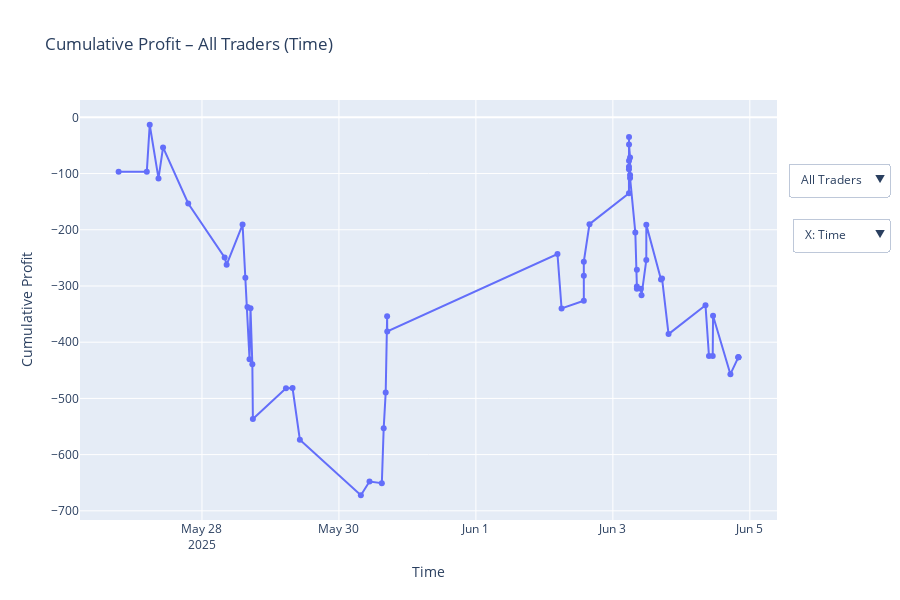

Notebook source saved alongside this figure:
### Markdown cell above
## Cumulative P&L plot

### Code cell
def cumulative_pnl_plot(gdf: pd.DataFrame) -> go.Figure:
    """Interactive line plot: cumulative P&L vs time OR vs trade #."""
    traders   = sorted(gdf['trader'].dropna().unique().tolist())
    categories= ['All Traders'] + traders

    traces, idx = [], {}      # map (trader, mode) → trace index

    for trader in categories:
        data = gdf if trader == 'All Traders' else gdf[gdf['trader'] == trader]
        if data.empty: 
            continue
        data = data.copy()
        data['cum_profit']   = data['sum_profit'].cumsum()
        data['trade_number'] = range(1, len(data)+1)

        # --- time-based trace
        idx[(trader, 'time')] = len(traces)
        traces.append(go.Scatter(
            x=data.index, y=data['cum_profit'],
            name=f"{trader} (Time)",
            mode='lines+markers',
            visible=(trader == 'All Traders')
        ))
        # --- count-based trace
        idx[(trader, 'count')] = len(traces)
        traces.append(go.Scatter(
            x=data['trade_number'], y=data['cum_profit'],
            name=f"{trader} (Count)",
            mode='lines+markers',
            visible=False
        ))

    # --- dropdown A: trader filter
    trader_buttons = []
    for trader in categories:
        vis = [False]*len(traces)
        if (trader, 'time') in idx:
            vis[idx[(trader, 'time')]] = True
        trader_buttons.append(dict(
            label=trader, method="update",
            args=[{"visible": vis},
                  {"title": f"Cumulative Profit – {trader} (Time)", 
                   "xaxis": {"title": "Time"}}]
        ))

    # --- dropdown B: x-axis mode
    mode_buttons = [
        dict(label="X: Time", method="update",
             args=[{"visible": [t.name.endswith('(Time)') for t in traces]},
                   {"xaxis": {"title": "Time"}}]),
        dict(label="X: Trade #", method="update",
             args=[{"visible": [t.name.endswith('(Count)') for t in traces]},
                   {"xaxis": {"title": "Trade Number"}}])
    ]

    fig = go.Figure(traces)
    fig.update_layout(
        title="Cumulative Profit – All Traders (Time)",
        yaxis_title="Cumulative Profit",
        xaxis_title="Time",
        updatemenus=[
            dict(buttons=trader_buttons, direction="down", x=1.16, y=0.85),
            dict(buttons=mode_buttons,   direction="down", x=1.16, y=0.72),
        ],
        height=600,
        legend=dict(orientation="h", yanchor="bottom", y=-0.25)
    )
    return fig

cumulative_pnl_plot(grouped).show()

### Figure 1 — Plotly figure (JSON) as saved in the notebook; plotly's stock layout.template omitted (floating-point values rounded to 4 significant figures)
{"data": [{"mode": "lines+markers", "name": "All Traders (Time)", "type": "scatter", "visible": true, "x": ["2025-05-26T18:46:54+00:00", "2025-05-27T04:40:01+00:00", "2025-05-27T05:41:12+00:00", "2025-05-27T08:45:49+00:00", "2025-05-27T10:21:43+00:00", "2025-05-27T19:10:57+00:00", "2025-05-28T07:56:01+00:00", "2025-05-28T08:38:49+00:00", "2025-05-28T14:13:38+00:00", "2025-05-28T15:12:16+00:00", "2025-05-28T15:56:01+00:00", "2025-05-28T16:40:04+00:00", "2025-05-28T17:00:31+00:00", "2025-05-28T17:39:16+00:00", "2025-05-28T17:50:25+00:00", "2025-05-29T05:26:34+00:00", "2025-05-29T07:44:36+00:00", "2025-05-29T10:18:21+00:00", "2025-05-30T07:41:17+00:00", "2025-05-30T10:42:30+00:00", "2025-05-30T15:02:07+00:00", "2025-05-30T15:40:59+00:00", "2025-05-30T16:23:18+00:00", "2025-05-30T16:53:25+00:00", "2025-05-30T16:55:56+00:00", "2025-06-02T04:35:12+00:00", "2025-06-02T06:01:27+00:00", "2025-06-02T13:49:10+00:00", "2025-06-02T13:49:11+00:00", "2025-06-02T13:49:12+00:00", "2025-06-02T15:48:31+00:00", "2025-06-03T05:38:26+00:00", "2025-06-03T05:38:27+00:00", "2025-06-03T05:38:28+00:00", "2025-06-03T05:39:40+00:00", "2025-06-03T05:39:41+00:00", "2025-06-03T05:39:42+00:00", "2025-06-03T06:01:41+00:00", "2025-06-03T06:01:42+00:00", "2025-06-03T06:01:43+00:00", "2025-06-03T07:52:03+00:00", "2025-06-03T08:24:54+00:00", "2025-06-03T08:24:55+00:00", "2025-06-03T08:24:56+00:00", "2025-06-03T09:48:33+00:00", "2025-06-03T10:02:32+00:00", "2025-06-03T11:43:04+00:00", "2025-06-03T11:43:32+00:00", "2025-06-03T16:52:13+00:00", "2025-06-03T17:13:54+00:00", "2025-06-03T19:30:43+00:00", "2025-06-04T08:27:51+00:00", "2025-06-04T09:41:00+00:00", "2025-06-04T10:59:40+00:00", "2025-06-04T11:06:26+00:00", "2025-06-04T17:11:49+00:00", "2025-06-04T19:59:35+00:00", "2025-06-04T19:59:36+00:00", "2025-06-04T19:59:37+00:00"], "y": [-96.6, -96.6, -13.18, -108.6, -53.55, -153.2, -249.4, -262.0, -190.7, -285.5, -337.6, -430.3, -339.8, -439.4, -536.8, -481.8, -481.7, -573.5, -672.3, -647.8, -650.8, -553.2, -489.5, -353.7, -380.8, -243.2, -340.0, -326.1, -281.6, -256.7, -190.0, -135.1, -88.09, -92.14, -77.2, -34.76, -48.51, -71.43, -102.5, -107.7, -204.7, -271.3, -300.8, -305.0, -305.0, -316.6, -253.9, -191.3, -288.6, -286.5, -385.6, -334.3, -424.6, -424.8, -353.0, -456.9, -426.6, -426.6, -426.6]}, {"mode": "lines+markers", "name": "All Traders (Count)", "type": "scatter", "visible": false, "x": [1, 2, 3, 4, 5, 6, 7, 8, 9, 10, 11, 12, 13, 14, 15, 16, 17, 18, 19, 20, 21, 22, 23, 24, 25, 26, 27, 28, 29, 30, 31, 32, 33, 34, 35, 36, 37, 38, 39, 40, 41, 42, 43, 44, 45, 46, 47, 48, 49, 50, 51, 52, 53, 54, 55, 56, 57, 58, 59], "y": [-96.6, -96.6, -13.18, -108.6, -53.55, -153.2, -249.4, -262.0, -190.7, -285.5, -337.6, -430.3, -339.8, -439.4, -536.8, -481.8, -481.7, -573.5, -672.3, -647.8, -650.8, -553.2, -489.5, -353.7, -380.8, -243.2, -340.0, -326.1, -281.6, -256.7, -190.0, -135.1, -88.09, -92.14, -77.2, -34.76, -48.51, -71.43, -102.5, -107.7, -204.7, -271.3, -300.8, -305.0, -305.0, -316.6, -253.9, -191.3, -288.6, -286.5, -385.6, -334.3, -424.6, -424.8, -353.0, -456.9, -426.6, -426.6, -426.6]}, {"mode": "lines+markers", "name": "Ata (Time)", "type": "scatter", "visible": false, "x": ["2025-06-02T13:49:10+00:00", "2025-06-02T13:49:11+00:00", "2025-06-02T13:49:12+00:00", "2025-06-03T05:38:26+00:00", "2025-06-03T05:38:27+00:00", "2025-06-03T05:38:28+00:00", "2025-06-03T05:39:40+00:00", "2025-06-03T05:39:41+00:00", "2025-06-03T05:39:42+00:00", "2025-06-03T06:01:41+00:00", "2025-06-03T06:01:42+00:00", "2025-06-03T06:01:43+00:00", "2025-06-03T08:24:54+00:00", "2025-06-03T08:24:55+00:00", "2025-06-03T08:24:56+00:00", "2025-06-03T17:13:54+00:00", "2025-06-04T19:59:35+00:00", "2025-06-04T19:59:36+00:00", "2025-06-04T19:59:37+00:00"], "y": [13.86, 58.36, 83.27, 138.2, 185.2, 181.1, 196.1, 238.5, 224.8, 201.8, 170.7, 165.5, 98.94, 69.4, 65.19, 67.27, 97.55, 97.55, 97.55]}, {"mode": "lines+markers", "name": "Ata (Count)", "type": "scatter", "visible": false, "x": [1, 2, 3, 4, 5, 6, 7, 8, 9, 10, 11, 12, 13, 14, 15, 16, 17, 18, 19], "y": [13.86, 58.36, 83.27, 138.2, 185.2, 181.1, 196.1, 238.5, 224.8, 201.8, 170.7, 165.5, 98.94, 69.4, 65.19, 67.27, 97.55, 97.55, 97.55]}, {"mode": "lines+markers", "name": "Eli (Time)", "type": "scatter", "visible": false, "x": ["2025-05-27T04:40:01+00:00", "2025-05-30T16:53:25+00:00", "2025-06-03T09:48:33+00:00"], "y": [0, 135.8, 135.8]}, {"mode": "lines+markers", "name": "Eli (Count)", "type": "scatter", "visible": false, "x": [1, 2, 3], "y": [0, 135.8, 135.8]}, {"mode": "lines+markers", "name": "Empire (Time)", "type": "scatter", "visible": false, "x": ["2025-05-28T15:12:16+00:00", "2025-05-28T16:40:04+00:00", "2025-05-28T17:39:16+00:00", "2025-05-28T17:50:25+00:00", "2025-05-30T16:55:56+00:00", "2025-06-04T10:59:40+00:00", "2025-06-04T11:06:26+00:00"], "y": [-94.8, -187.5, -287.0, -384.5, -411.6, -411.7, -339.9]}, {"mode": "lines+markers", "name": "Empire (Count)", "type": "scatter", "visible": false, "x": [1, 2, 3, 4, 5, 6, 7], "y": [-94.8, -187.5, -287.0, -384.5, -411.6, -411.7, -339.9]}, {"mode": "lines+markers", "name": "Lily (Time)", "type": "scatter", "visible": false, "x": ["2025-05-26T18:46:54+00:00", "2025-05-27T08:45:49+00:00", "2025-05-27T19:10:57+00:00", "2025-05-28T08:38:49+00:00", "2025-05-28T14:13:38+00:00", "2025-05-28T17:00:31+00:00", "2025-05-29T07:44:36+00:00", "2025-05-29T10:18:21+00:00", "2025-05-30T07:41:17+00:00", "2025-05-30T15:02:07+00:00", "2025-05-30T15:40:59+00:00", "2025-06-02T06:01:27+00:00", "2025-06-03T07:52:03+00:00", "2025-06-03T10:02:32+00:00", "2025-06-03T16:52:13+00:00", "2025-06-03T19:30:43+00:00", "2025-06-04T09:41:00+00:00", "2025-06-04T17:11:49+00:00"], "y": [-96.6, -192.0, -291.7, -304.4, -233.0, -142.5, -142.4, -234.2, -333.0, -335.9, -238.3, -335.2, -432.1, -443.7, -541, -640.1, -730.4, -834.3]}, {"mode": "lines+markers", "name": "Lily (Count)", "type": "scatter", "visible": false, "x": [1, 2, 3, 4, 5, 6, 7, 8, 9, 10, 11, 12, 13, 14, 15, 16, 17, 18], "y": [-96.6, -192.0, -291.7, -304.4, -233.0, -142.5, -142.4, -234.2, -333.0, -335.9, -238.3, -335.2, -432.1, -443.7, -541, -640.1, -730.4, -834.3]}, {"mode": "lines+markers", "name": "Nemat (Time)", "type": "scatter", "visible": false, "x": ["2025-05-27T05:41:12+00:00", "2025-05-27T10:21:43+00:00", "2025-05-28T07:56:01+00:00", "2025-05-28T15:56:01+00:00", "2025-05-29T05:26:34+00:00", "2025-05-30T10:42:30+00:00", "2025-05-30T16:23:18+00:00", "2025-06-02T04:35:12+00:00", "2025-06-02T15:48:31+00:00", "2025-06-03T11:43:04+00:00", "2025-06-03T11:43:32+00:00", "2025-06-04T08:27:51+00:00"], "y": [83.42, 138.5, 42.32, -9.8, 45.2, 69.63, 133.4, 271.0, 337.7, 400.4, 463.0, 514.3]}, {"mode": "lines+markers", "name": "Nemat (Count)", "type": "scatter", "visible": false, "x": [1, 2, 3, 4, 5, 6, 7, 8, 9, 10, 11, 12], "y": [83.42, 138.5, 42.32, -9.8, 45.2, 69.63, 133.4, 271.0, 337.7, 400.4, 463.0, 514.3]}], "layout": {"height": 600, "legend": {"orientation": "h", "y": -0.25, "yanchor": "bottom"}, "title": {"text": "Cumulative Profit – All Traders (Time)"}, "updatemenus": [{"buttons": [{"args": [{"visible": [true, false, false, false, false, false, false, false, false, false, false, false]}, {"title": "Cumulative Profit – All Traders (Time)", "xaxis": {"title": "Time"}}], "label": "All Traders", "method": "update"}, {"args": [{"visible": [false, false, true, false, false, false, false, false, false, false, false, false]}, {"title": "Cumulative Profit – Ata (Time)", "xaxis": {"title": "Time"}}], "label": "Ata", "method": "update"}, {"args": [{"visible": [false, false, false, false, true, false, false, false, false, false, false, false]}, {"title": "Cumulative Profit – Eli (Time)", "xaxis": {"title": "Time"}}], "label": "Eli", "method": "update"}, {"args": [{"visible": [false, false, false, false, false, false, true, false, false, false, false, false]}, {"title": "Cumulative Profit – Empire (Time)", "xaxis": {"title": "Time"}}], "label": "Empire", "method": "update"}, {"args": [{"visible": [false, false, false, false, false, false, false, false, true, false, false, false]}, {"title": "Cumulative Profit – Lily (Time)", "xaxis": {"title": "Time"}}], "label": "Lily", "method": "update"}, {"args": [{"visible": [false, false, false, false, false, false, false, false, false, false, true, false]}, {"title": "Cumulative Profit – Nemat (Time)", "xaxis": {"title": "Time"}}], "label": "Nemat", "method": "update"}], "direction": "down", "x": 1.16, "y": 0.85}, {"buttons": [{"args": [{"visible": [true, false, true, false, true, false, true, false, true, false, true, false]}, {"xaxis": {"title": "Time"}}], "label": "X: Time", "method": "update"}, {"args": [{"visible": [false, true, false, true, false, true, false, true, false, true, false, true]}, {"xaxis": {"title": "Trade Number"}}], "label": "X: Trade #", "method": "update"}], "direction": "down", "x": 1.16, "y": 0.72}], "xaxis": {"title": {"text": "Time"}}, "yaxis": {"title": {"text": "Cumulative Profit"}}}}
